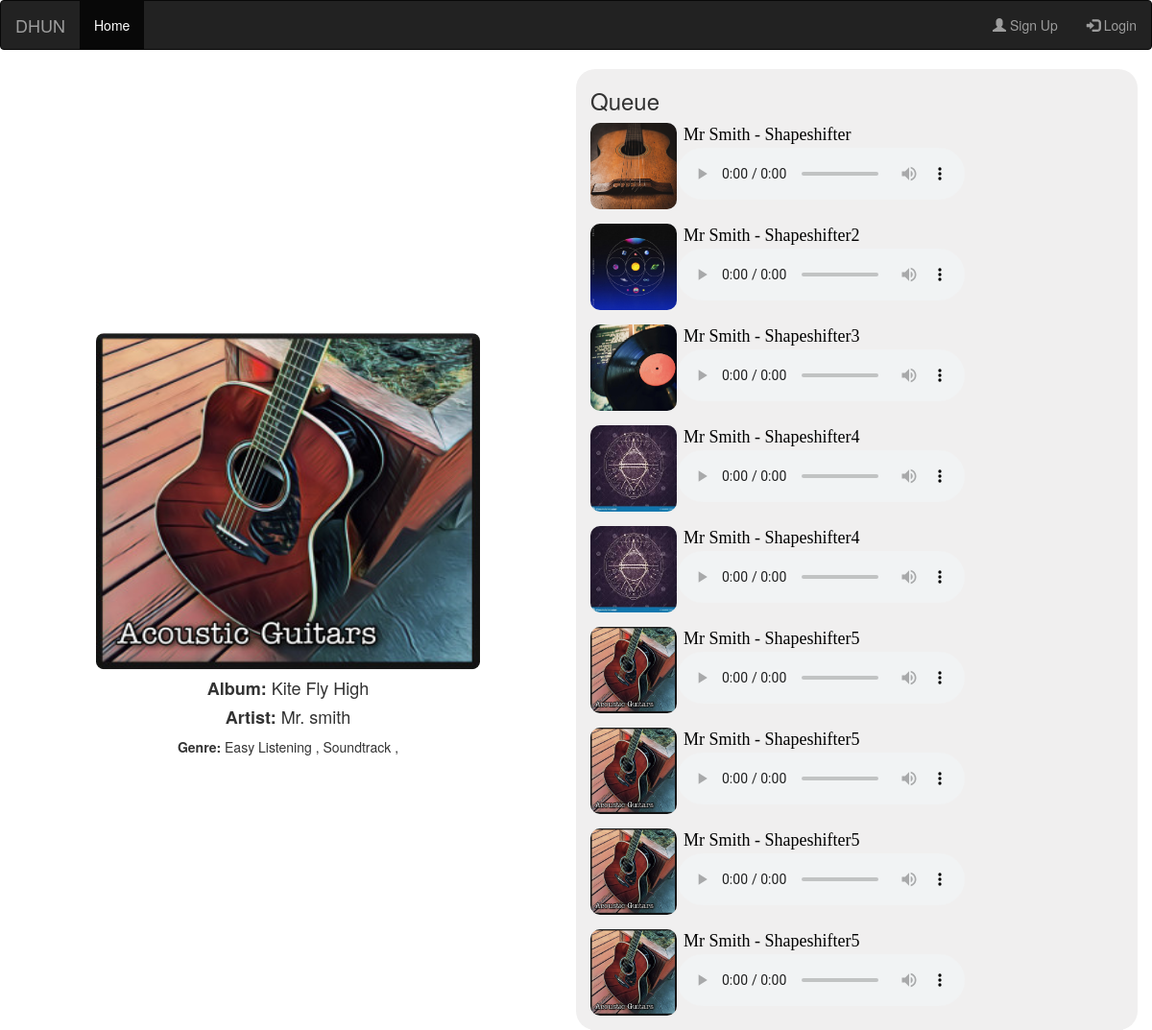
The app's page /playing/1 with its own data.
### dhun/models.py (models this page shows, shortened)
class Album(models.Model):
    userid=models.ForeignKey(User,on_delete=models.CASCADE)
    album_name=models.CharField(max_length=50)
    artist_name=models.CharField(max_length=50)
    album_logo=models.FileField()
    album_genre=models.CharField(max_length=50)

class Song(models.Model):
    album_id=models.ForeignKey(Album,on_delete=models.CASCADE)
    song_name=models.CharField(max_length=50)
    song_image=models.FileField()
    song=models.FileField()

### dhun/views.py (the view)
class Albumplaying(generic.ListView):
    template_name='dhun/playing.html'
    context_object_name='data'
    def get_queryset(self):
        albumid=self.kwargs.get('pk')
        album=Album.objects.get(id=albumid)
        return {'album':album, 'song':album.song_set.all()}

### dhun/templates/dhun/playing.html (shortened to what this page needs)
{% extends 'dhun/masterpage.html' %}
{% block body %}
<div class="container">
  <div class="row">
    <div class="col-md-6">
      <div class="split left">
        <div class="centered">
          <img height="350" width="400" style="border-radius: 8px" src="{{data.album.album_logo.url}}">
          <h4><b>Album: </b>{{data.album.album_name}}</h4>
          <h4><b>Artist: </b>{{data.album.artist_name}}</h4>
          <p><b>Genre: </b> {{data.album.album_genre}}</p>
        </div>
      </div>
    </div>
    <div class="col-md-6" style="background: rgb(240, 239, 239); border: 10px; border-radius: 20px;">
      <h3>Queue</h3>
      {%for i in data.song%}
      <div class="player" style="background-color:rgb(240, 239, 239) ;height:105px;">
        <div class="left"><img src="{{i.song_image.url}}" height="90" width="90" style="border-radius: 10px;"></div>
        <div class="right">
          <div>
            <a class="song"
              style=" margin-left: 7px; color: rgb(0, 0, 0); font-family:'Times New Roman', Times, serif; font-size: 18px;">{{i.song_name}}</a>
          </div>
          <audio controls="" name="media" src="{{i.song.url}}" type="audio/mpeg"></audio>
        </div>
      </div>
      {%endfor%}
    </div>
  </div>
  {%endblock%}

### dhun/templates/dhun/masterpage.html (style rules this page uses)
.split { height: 100%; width: 50%; position: fixed; z-index: 1; top: 0; overflow-x: hidden; padding-top: 20px; margin-top: 3%; }
.left { left: 0; }
.right { right: 0; }
.centered { position: absolute; top: 50%; left: 50%; transform: translate(-50%, -50%); text-align: center; }
.player { z-index: 10; background: #F9F9F9; color: #000; min-height: 80px; max-height: 150px; height: 110px; display: -webkit-box; display: flex; -webkit-box-orient: horizontal; -webkit-box-direction: normal; flex-direction: row; }

### records on screen
Album: album.album_logo (picture), album.album_name "Kite Fly High", album.artist_name "Mr. smith", album.album_genre "Easy Listening , Soundtrack ,"
Song: song_image (picture), song_name "Mr Smith - Shapeshifter"
Song: song_image (picture), song_name "Mr Smith - Shapeshifter2"
Song: song_image (picture), song_name "Mr Smith - Shapeshifter3"
Song: song_image (picture), song_name "Mr Smith - Shapeshifter4"
Song: song_image (picture), song_name "Mr Smith - Shapeshifter4"
Song: song_image (picture), song_name "Mr Smith - Shapeshifter5"
Song: song_image (picture), song_name "Mr Smith - Shapeshifter5"
Song: song_image (picture), song_name "Mr Smith - Shapeshifter5"
Song: song_image (picture), song_name "Mr Smith - Shapeshifter5"
